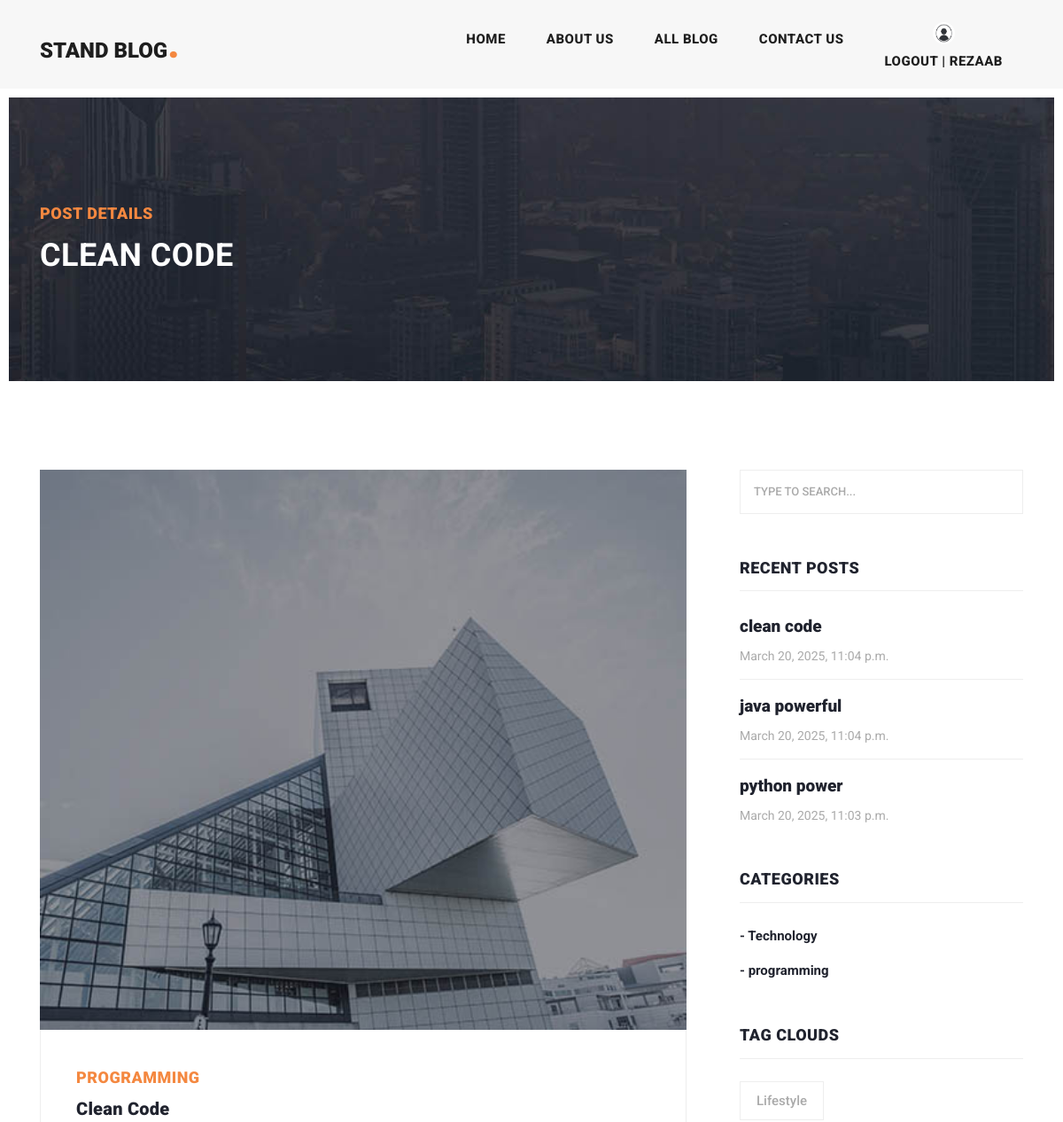
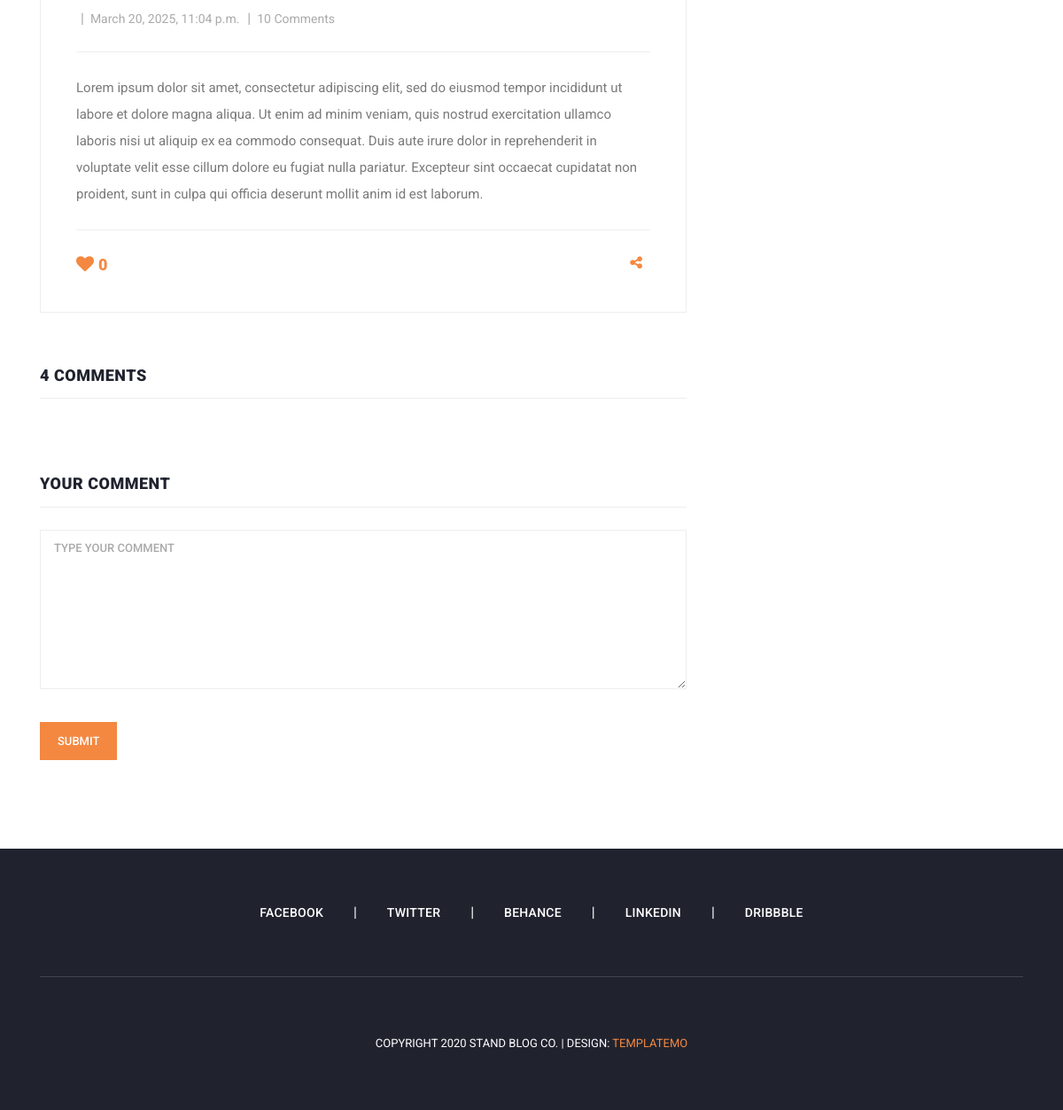
Screenshot of /post/clean-code/ (signed in) with the database file from the repository (2 pictures, top to bottom).
### blog/models.py (models this page shows, shortened)
class Post(models.Model):
    author = models.ForeignKey(User, on_delete=models.CASCADE, related_name="posts")
    title = models.CharField(max_length=50)
    category = models.ManyToManyField(Category, related_name="posts")
    body = models.TextField()
    image = models.ImageField(upload_to="images/posts/%Y/%m/%d", null=True, blank=True)
    created = models.DateTimeField(auto_now_add=True)
    updated = models.DateTimeField(auto_now=True)
    slug = models.SlugField(blank=True, unique=True)
    status  = models.BooleanField(default=True)
    published = models.BooleanField(default=True)
    class Meta:
        ordering = ("-created",)
        verbose_name = "post"
        verbose_name_plural = "posts"
    def get_absolute_url(self):
        return reverse("home:detail", kwargs={"slug": self.slug})

class Category(models.Model):
    name = models.CharField(max_length=50)
    created = models.DateTimeField(auto_now_add=True)
    class Meta:
        verbose_name_plural = "categories"
    def __str__(self):
        return f'{self.name}'

### home/views.py (the view)
# urls.py: path("post/<slug:slug>/", views.PostDetailView.as_view(), name="detail"),
class PostDetailView(DetailView):
    model = Post
    template_name = "home/post-detail.html"
    """ Another attribute """
    def get_context_data(self, **kwargs):
        context = super().get_context_data(**kwargs)
        if self.request.user.like.filter(post__slug=self.object.slug, user_id = self.request.user.id).exists():
            context["is_like"] = True
        else:
            context["is_like"] = False
        return context

### context_processors/context_processors.py (called while the page is built)
def recent_post(request):
    recent_post = Post.objects.all().order_by("-created")
    return {"recent_post":recent_post}

def categories(request):
    categories = Category.objects.all()
    return {"categories":categories}

### home/templatetags/filters.py (called while the page is built)
@register.inclusion_tag("home/result_tag.html")
def show_res(queryset):
    return {"objects" : queryset}

### home/templates/home/post-detail.html (shortened to what this page needs)
{% extends 'base.html' %}
{% load static %}
{% block content %}
{% load social_share %}
  <div class="heading-page header-text">
    <section class="page-heading">
      <div class="container">
        <div class="row">
          <div class="col-lg-12">
            <div class="text-content">
              <h4>Post Details</h4>
              <h2>{{post.title}}</h2>
            </div>
          </div>
        </div>
      </div>
    </section>
  </div>
  <section class="blog-posts grid-system">
    <div class="container">
      <div class="row">
        <div class="col-lg-8">
          <div class="all-blog-posts">
            <div class="row">
              <div class="col-lg-12">
                <div class="blog-post">
                  <div class="blog-thumb">
                    <img src="{{post.image.url}}" alt="" />
                  </div>
                  <div class="down-content">
                    <span>{{post.category.all.first}}</span>
                    <a href="{{post.get_absolute_url}}"><h4>{{post.title}}</h4></a>
                    <ul class="post-info">
                      <li>
                      </li>
                      <li>
                        <a href="#">{{post.created}}</a>
                      </li>
                      <li>
                        <a href="#">10 Comments</a>
                      </li>
                    </ul>
                    <p>
                      {{post.body}}
                    </p>
                    <div class="post-options">
                      <div class="row">
                        <div class="col-6">
                          <ul class="post-tags">
                            <li>
                              {% if is_like %}
                              <a href="" onclick="like('{{post.slug}}', '{{post.id}}')"><i id="like" style="font-size: 20px;" class="fa fa-heart-o"></i><span id="count">{{post.like.all.count}}</span></a>
                              {% else %}
                              <a href="" onclick="like('{{post.slug}}', '{{post.id}}')"><i id="like" style="font-size: 20px;" class="fa fa-heart"></i><span id="count">{{post.like.all.count}}</span></a>
                              {% endif %}
                            </li>
                          </ul>
                        </div>
                        <div class="col-6">
                          <ul class="post-share">
                            <li>
                              <i class="fa fa-share-alt"></i>
                            </li>
                          </ul>
                        </div>
                      </div>
                    </div>
                  </div>
                </div>
              </div>
              <div class="col-lg-12">
                <div class="sidebar-item comments">
                  <div class="sidebar-heading">
                    <h2>4 comments</h2>
                  </div>
                </div>
              </div>
              <div class="col-lg-12">
                <div class="sidebar-item submit-comment">
                  <div class="sidebar-heading">
                    <h2>Your comment</h2>
                  </div>
                  {% if request.user.is_authenticated %}
                  <div class="content">
                    <form id="comment" action="" method="post">
                      <div class="row">
                        <div class="col-lg-12">
                          <fieldset>
                            <textarea name="body" rows="6" id="body" placeholder="Type your comment" required=""></textarea>
                          </fieldset>
                        </div>
                        <div class="col-lg-12">
                          <fieldset>
                            <button type="submit" id="form-submit" class="main-button">Submit</button>
                          </fieldset>
                        </div>
                      </div>
                    </form>
                  </div>
                  {% else %}
                  <a class="btn btn-danger" href="{% url 'account:login' %}">For sending comment please register or login</a>
                  {% endif %}
                </div>
              </div>
            </div>
          </div>
        </div>
          {% include "inc/sidebar.html" %}
      </div>
    </div>
  </section>
{% endblock %}

### templates/inc/navbar.html (shortened to what this page needs)
{% load static %}
<header class="">
  <nav class="navbar navbar-expand-lg">
    <div class="container">
      <a class="navbar-brand" href="{% url 'home:index' %}"><h2>Stand Blog<em>.</em></h2></a>
      <div class="collapse navbar-collapse" id="navbarResponsive">
        <ul class="navbar-nav ml-auto">
          <li class="nav-item {% if request.resolver_match.url_name == "index" %}active{% endif %}">
            <a class="nav-link" href="{% url 'home:index' %}">Home<span class="sr-only">(current)</span></a>
          </li>
          <li class="nav-item {% if request.resolver_match.url_name == "about" %}active{% endif %}">
            <a class="nav-link" href="{% url 'home:about' %}">About Us</a>
          </li>
          <li class="nav-item {% if request.resolver_match.url_name == "blog" %}active{% endif %}">
            <a class="nav-link" href="{% url 'home:blog' %}">All Blog</a>
          </li>
          <li class="nav-item {% if request.resolver_match.url_name == "contact" %}active{% endif %}">
            <a class="nav-link" href="{% url 'home:contact' %}">Contact Us</a>
          </li>
          <li class="nav-item">
            {% if not request.user.is_authenticated %}
              <div class="d-flex">
                <a class="nav-link" href="{% url 'account:login' %}">Login</a>
                <a class="nav-link" href="{% url 'account:register' %}">|&nbsp;&nbsp;&nbsp;&nbsp;Register</a>
              </div>
            {% else %}
              {% if request.user.image %}
                <span><img src="{{ user.profile.image.url }}" width="30px" height="30px" style="border-radius: 100%;" alt="" /></span>
              {% else %}
                <span><img src="{% static 'account/images/icons/defaultUser.png' %}" width="25px" height="25px" style="border-radius: 100%;" alt="" /></span>
              {% endif %}
              <a class="nav-link" href="{% url 'account:logout' %}">logout | {{ request.user }}</a>
            {% endif %}
          </li>
        </ul>
      </div>
    </div>
  </nav>
</header>

### templates/inc/sidebar.html
{% load filters %}
<div class="col-lg-4">
    <div class="sidebar">
      <div class="row">
        <div class="col-lg-12">
          <div class="sidebar-item search">
            <form id="search_form" name="gs" method="GET" action="{% url 'home:search_post' %}">
              <input type="text" name="q" class="searchText" placeholder="type to search..." autocomplete="on" />
            </form>
          </div>
        </div>
        <div class="col-lg-12">
          <div class="sidebar-item recent-posts">
            <div class="sidebar-heading">
              <h2>Recent Posts</h2>
            </div>
            <div class="content">
              <ul>
                {% show_res recent_post %}
              </ul>
            </div>
          </div>
        </div>
        <div class="col-lg-12">
          <div class="sidebar-item categories">
            <div class="sidebar-heading">
              <h2>Categories</h2>
            </div>
            <div class="content">
              <ul>
                {% for category in categories %}
                <li>
                    <a href="{% url 'home:category_detail' category.id %}">- {{category.name}}</a>
                </li>
                {% endfor %}
              </ul>
            </div>
          </div>
        </div>
        <div class="col-lg-12">
          <div class="sidebar-item tags">
            <div class="sidebar-heading">
              <h2>Tag Clouds</h2>
            </div>
            <div class="content">
              <ul>
                <li>
                  <a href="#">Lifestyle</a>
                </li>
              </ul>
            </div>
          </div>
        </div>
      </div>
    </div>
  </div>

### home/templates/home/result_tag.html
{% for recent in objects %}
<li>
    <a href="post-details.html">
      <h5>{{recent.title}}</h5>
      <span>{{recent.created}}</span>
    </a>
</li>
{% endfor %}

### rows the page displays
Post: title "CLEAN CODE", image (picture), category.all.first "PROGRAMMING", title "Clean Code", created "March 20, 2025, 11:04 p.m.", body "Lorem ipsum dolor sit amet, consectetur adipiscing elit, sed do eiusmod tempor incididunt ut labore et dolore magna aliqua. Ut enim ad minim veniam, quis nostrud exercitation ullamco laboris nisi ut aliquip ex ea commodo consequat. Duis aute irure dolor in reprehenderit in voluptate velit esse cillum dolore eu fugiat nulla pariatur. Excepteur sint occaecat cupidatat non proident, sunt in culpa qui officia deserunt mollit anim id est laborum.", like.all.count "0", title "clean code"
Post: title "java powerful", created "March 20, 2025, 11:04 p.m."
Post: title "python power", created "March 20, 2025, 11:03 p.m."
Category: name "Technology"
Category: name "programming"

### other values shown
{{ request.user }} "REZAAB"
